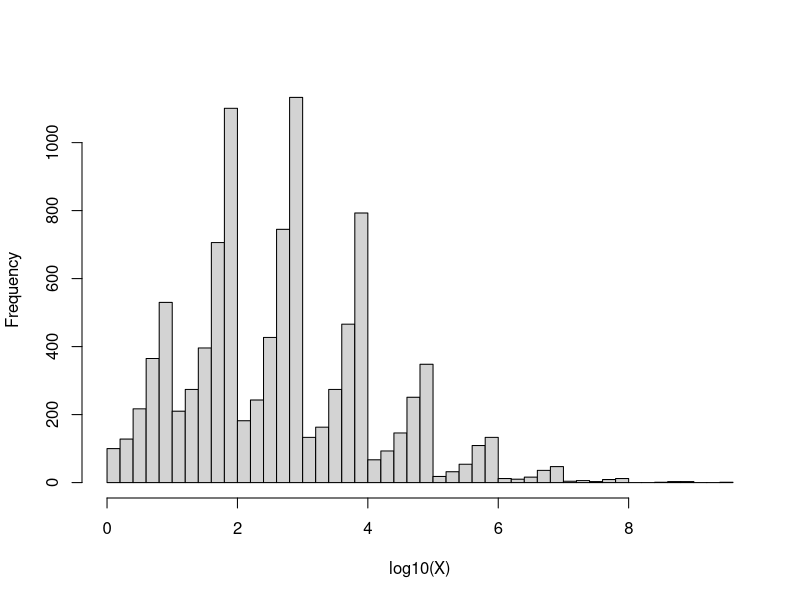
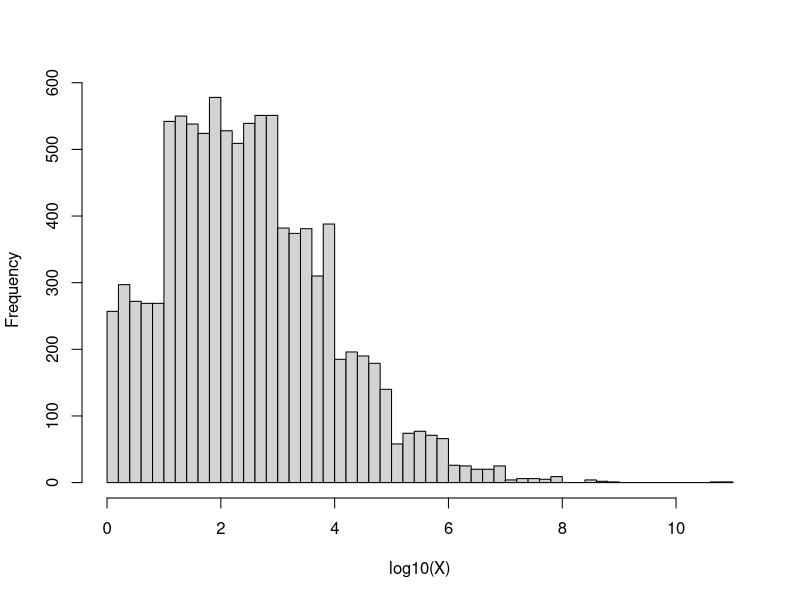
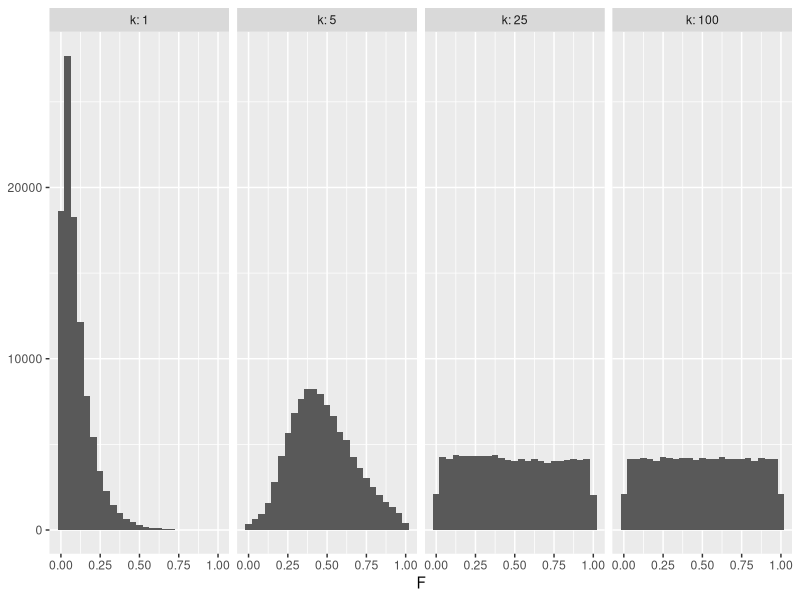
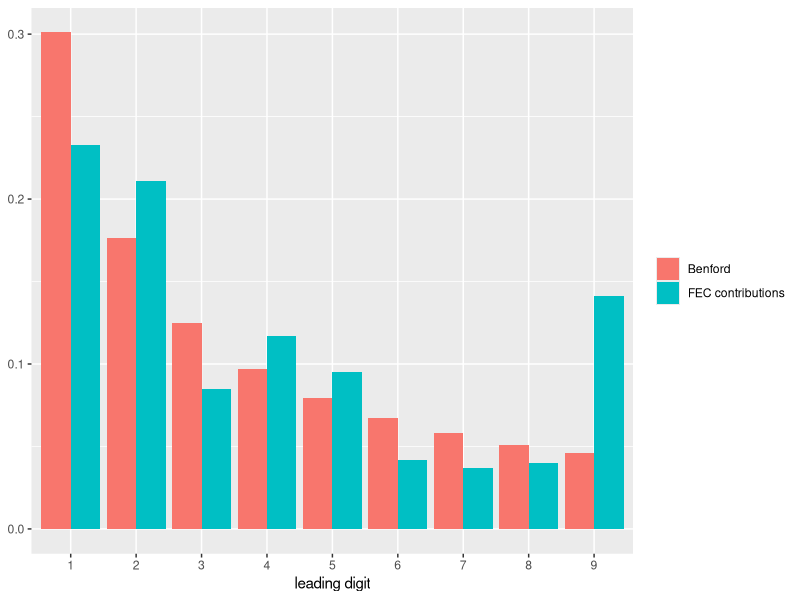
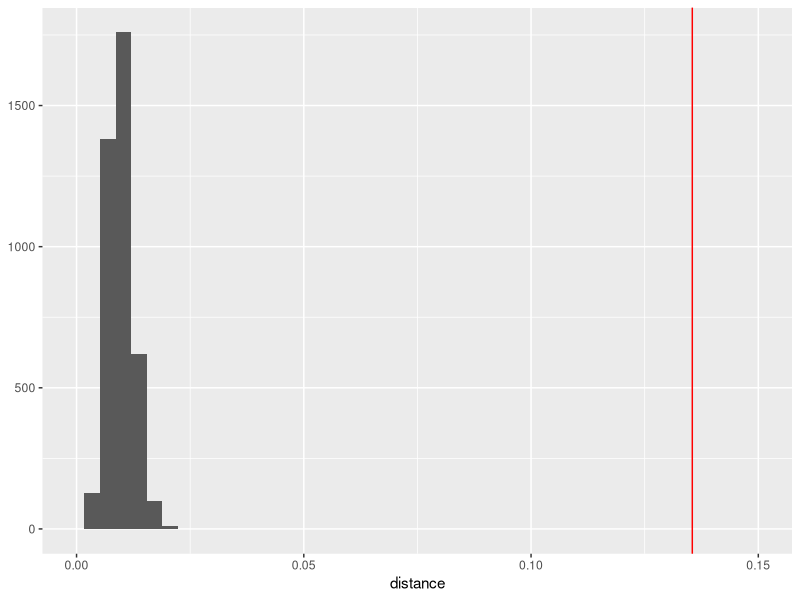

Write R code to recreate these figures, in order.
## ---- chunk 1
knitr::opts_chunk$set(echo = TRUE, fig.width = 6, fig.height = 3.5,
                      collapse = TRUE, comment = "#>")
library(tidyverse)
set.seed(40605)
## ---- chunk 2
# solution
## ---- chunk 3
first_digit <- function(x) floor(x / 10^floor(log10(x)))
first_digit(c(242, 5670, 91000))
first_digit(c(1:9, 80, 900))
## ---- chunk 4
n <- 10000
d <- sample(1:9, n, TRUE)
f <- runif(n, log10(d), log10(d + 1))
x <- 10^(rpois(n, 2) + f)

hist(log10(x), breaks = 40, main = NULL, xlab = "log10(X)")
## ---- chunk 5
round(table(factor(first_digit(x), levels = 1:9)) / n, 3)
## ---- chunk 6
# widths
round(log10((2:10) / (1:9)), 3)
## ---- chunk 7
n <- 10000
x <- 10^(rpois(n, 2) + runif(n))

hist(log10(x), breaks = 40, main = NULL, xlab = "log10(X)")
round(table(factor(first_digit(x), levels = 1:9)) / n, 3)
## ---- chunk 8
n <- 100000
ks <- c(1, 5, 25, 100)

# generate samples of x of size n for each k
x_n <- map(ks, function(k) replicate(n, {
  y <- rexp(k, 10)
  v <- 10^y
  prod(v)
}))

f_n <- map(x_n, ~ log10(.x) %% 1)

tibble(k = rep(ks, each = n), F = unlist(f_n)) |>
  ggplot(aes(x = F)) + geom_histogram(bins = 25) +
  facet_wrap(~ k, nrow = 1, labeller = label_both) + labs(y = NULL)
## ---- chunk 9
tab <- map_dfr(x_n, function(s) table(factor(first_digit(10^s), levels = 1:9)) / n) 
tab <- cbind(k = ks, tab)

knitr::kable(rbind(tab, w_d = log10((2:10) / (1:9))), digits = 3)
## ---- chunk 10
pol_digits <- c(23.3, 21.1, 8.5, 11.7, 9.5, 4.2, 3.7, 4.0, 14.1) / 100
## ---- chunk 11
tibble(d = factor(rep(1:9, 2)), p = c(pol_digits, log10(1 + 1 / 1:9)),
       source = rep(c("FEC contributions", "Benford"), each = 9)) |>
  ggplot(aes(x = d, y = p, fill = source)) + geom_col(position = "dodge") +
  labs(x = "leading digit", y = NULL, fill = NULL)
## ---- chunk 12
dbenford <- function(d) log10((d + 1) / d)
digit_props <- function(d) as.numeric(table(factor(d, levels = 1:9))) / length(d)
rbenford <- function(n) sample(1:9, n, prob = dbenford(1:9), replace = TRUE)
tstat <- function(d) distance(digit_props(d))
## ---- chunk 13
distance <- function(v) sqrt(sum((v - dbenford(1:9))^2))
(observed <- distance(pol_digits))
## ---- chunk 14
B <- 4000
null <- replicate(B, tstat(rbenford(8396)))

c(mean = mean(null), max = max(null), observed = observed)
(1 + sum(null >= observed)) / (B + 1)

ggplot(tibble(m = null), aes(x = m)) + geom_histogram(bins = 40) +
  geom_vline(xintercept = observed, colour = "red") +
  coord_cartesian(xlim = c(0, 0.15)) + labs(x = "distance", y = NULL)
## ---- chunk 15
p_alt <- 0.5 * dbenford(1:9) + 0.5 / 9
round(p_alt, 3)
## ---- chunk 16
power_at <- function(n, reps = 1000) {
  crit <- quantile(replicate(reps, tstat(rbenford(n))), 0.95)
  alt <- replicate(reps, tstat(sample(1:9, n, TRUE, prob = p_alt)))
  c(critical = unname(crit), power = mean(alt > crit))
}

ns <- c(50, 200, 8396)
cbind(n = ns, t(sapply(ns, power_at))) |> knitr::kable(digits = 3)
